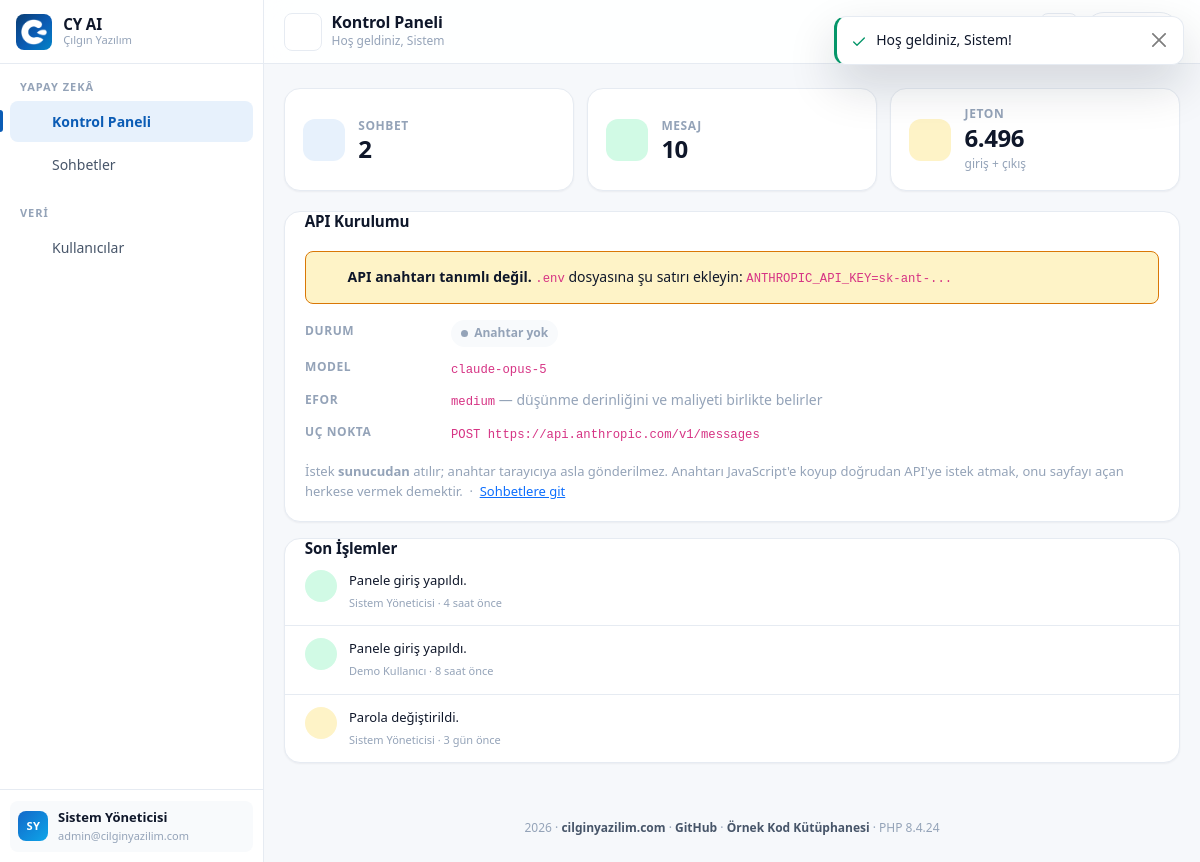
The app's page /dashboard (signed in) with its own data.
### tables this page shows
CREATE TABLE `users` (
  `id`            INT UNSIGNED NOT NULL AUTO_INCREMENT,

  `name`          VARCHAR(150) NOT NULL,
  `surname`       VARCHAR(150) NOT NULL,

   
   
  `email`         VARCHAR(190) NOT NULL,

   
   
   
  `password`      VARCHAR(255) NOT NULL,

   
  `is_active`     TINYINT(1)   NOT NULL DEFAULT 1,

   
   
  `theme`         ENUM('light','dark') NOT NULL DEFAULT 'light',

  `last_login_at` DATETIME     NULL DEFAULT NULL,
  `created_at`    TIMESTAMP    NOT NULL DEFAULT CURRENT_TIMESTAMP,
  `updated_at`    TIMESTAMP    NULL DEFAULT NULL,

  PRIMARY KEY (`id`),

   
   
   
  UNIQUE KEY `uk_users_email` (`email`),

   
   
   
  KEY `idx_users_name`    (`name`),
  KEY `idx_users_surname` (`surname`),
  KEY `idx_users_active`  (`is_active`),
  KEY `idx_users_created` (`created_at`)
);

CREATE TABLE `activity_log` (
  `id`          BIGINT UNSIGNED NOT NULL AUTO_INCREMENT,

   
  `user_id`     INT UNSIGNED NULL DEFAULT NULL,

  `action`      VARCHAR(40)  NOT NULL,
  `description` VARCHAR(255) NOT NULL DEFAULT '',
  `ip`          VARCHAR(45)  NOT NULL DEFAULT '',
  `created_at`  DATETIME     NOT NULL,

  PRIMARY KEY (`id`),
  KEY `idx_log_user`    (`user_id`),
  KEY `idx_log_created` (`created_at`),

   
   
  CONSTRAINT `fk_log_user` FOREIGN KEY (`user_id`)
      REFERENCES `users` (`id`) ON DELETE SET NULL ON UPDATE CASCADE
);

### app/Http/Controller.php (called while the page is built, shortened)
<?php
abstract class Controller
{
    protected function view(string $view, array $data = [], ?string $layout = 'layouts/admin'): void
    {
        View::render($view, $data, $layout);
    }
}

### app/Http/Controllers/DashboardController.php (called while the page is built, shortened)
<?php
final class DashboardController extends Controller
{
    public function index(Request $request): void
    {
        $userId = (int) Auth::id();
        $ai = (new ConversationRepository($this->db))->stats($userId);
        $this->view('dashboard/index', [
            'title'    => 'Kontrol Paneli',
            'subtitle' => 'Hoş geldiniz, ' . (Auth::user()?->name ?? ''),
            'stats' => [
                ['label' => 'Sohbet',  'value' => $ai['conversations'], 'icon' => 'mail'],
                ['label' => 'Mesaj',   'value' => $ai['messages'],      'icon' => 'activity'],
                ['label' => 'Jeton',   'value' => $ai['tokens'],        'icon' => 'upload',
                 'hint'  => 'giriş + çıkış'],
            ],
            'activity' => $this->activity()->latest(8),
        ]);
    }
}

### app/Core/Router.php (called while the page is built, shortened)
<?php
final class Router
{
    private array $routes = [];
    private function add(string $verb, string $path, string $controller, string $method, array $middleware): self
    {
        $this->routes[$verb . ' ' . trim($path, '/')] = [$controller, $method, $middleware];
        return $this;
    }
    public static function currentPath(): string
    {
        $raw = (string) ($_GET['r'] ?? '');
        $clean = preg_replace('#[^a-zA-Z0-9/_-]#', '', $raw) ?? '';
        $clean = trim(preg_replace('#/+#', '/', $clean) ?? '', '/');
        return $clean === '' ? 'home' : $clean;
    }
    public static function basePath(): string
    {
        static $base = null;
        if ($base !== null) {
            return $base;
        }
        $dir = str_replace('\\', '/', dirname((string) ($_SERVER['SCRIPT_NAME'] ?? '/index.php')));
        return $base = ($dir === '/' || $dir === '.') ? '' : rtrim($dir, '/');
    }
    public function dispatch(Request $request): void
    {
        $path = self::currentPath();
        $verb = $request->method() === 'HEAD' ? 'GET' : $request->method();
        $key = $verb . ' ' . $path;
        [$controllerClass, $method, $middleware] = $this->routes[$key];
        $controller = new $controllerClass();
        $controller->{$method}($request);
    }
}

### index.php (called while the page is built, shortened)
<?php
require CY_BASE . '/app/Core/Autoloader.php';
require CY_BASE . '/app/Support/helpers.php';
$request = new Request();
View::share([
    'appName'     => Config::get('app.name'),
    'appBrand'    => Config::get('app.brand'),
    'currentUser' => Auth::user(),
]);
$router = require CY_BASE . '/routes/web.php';
$router->dispatch($request);

### app/Repositories/ActivityRepository.php (called while the page is built, shortened)
<?php
final class ActivityRepository
{
    public function latest(int $limit = 8): array
    {
        $limit = max(1, min($limit, 100));
        $stmt = $this->db->query(
            'SELECT a.id, a.action, a.description, a.ip, a.created_at,
                    u.id AS user_id, u.name, u.surname
               FROM activity_log a
               LEFT JOIN users u ON u.id = a.user_id
              ORDER BY a.created_at DESC, a.id DESC
              LIMIT ' . $limit
        );
        return $stmt->fetchAll();
    }
}

### app/Core/Config.php (called while the page is built, shortened)
<?php
final class Config
{
    private static array $items = [];
    public static function load(string $file): void
    {
        $data = require $file;
        self::$items = is_array($data) ? $data : [];
    }
    public static function get(string $key, mixed $default = null): mixed
    {
        $value = self::$items;
        foreach (explode('.', $key) as $segment) {
            $value = $value[$segment];
        }
        return $value;
    }
}

### app/Repositories/UserRepository.php (called while the page is built, shortened)
<?php
final class UserRepository
{
    public function find(int $id): ?User
    {
        $stmt = $this->db->prepare('SELECT * FROM users WHERE id = :id LIMIT 1');
        $stmt->execute([':id' => $id]);
        $row = $stmt->fetch();
        return $row ? User::fromRow($row) : null;
    }
}

### app/Core/Auth.php (called while the page is built, shortened)
<?php
final class Auth
{
    private static ?User $cached = null;
    private static bool $resolved = false;
    public static function user(): ?User
    {
        if (self::$resolved) {
            return self::$cached;
        }
        self::$resolved = true;
        $id = Session::get(self::SESSION_KEY);
        $user = (new UserRepository(Database::connection()))->find((int) $id);
        return self::$cached = $user;
    }
}

### app/Core/Autoloader.php (called while the page is built, shortened)
<?php
final class Autoloader
{
    public static function register(string $prefix, string $baseDir): void
    {
        $prefix  = rtrim($prefix, '\\') . '\\';
        $baseDir = rtrim($baseDir, '/\\') . DIRECTORY_SEPARATOR;
        spl_autoload_register(static function (string $class) use ($prefix, $baseDir): void {
            $relative = substr($class, strlen($prefix));
            $file = $baseDir . str_replace('\\', DIRECTORY_SEPARATOR, $relative) . '.php';
            $real = realpath($file);
        });
    }
}

### app/Core/Database.php (called while the page is built, shortened)
<?php
final class Database
{
    private static ?PDO $connection = null;
    public static function connection(): PDO
    {
        if (self::$connection instanceof PDO) {
            return self::$connection;
        }
        $dsn = sprintf(
            'mysql:host=%s;port=%d;dbname=%s;charset=%s',
            (string) Config::get('db.host'),
            (int) Config::get('db.port', 3306),
            (string) Config::get('db.name'),
            (string) Config::get('db.charset', 'utf8mb4')
        );
        try {
            self::$connection = new PDO(
                $dsn,
                (string) Config::get('db.user'),
                (string) Config::get('db.pass'),
                [
                    PDO::ATTR_ERRMODE => PDO::ERRMODE_EXCEPTION,
                    PDO::ATTR_DEFAULT_FETCH_MODE => PDO::FETCH_ASSOC,
                    PDO::ATTR_EMULATE_PREPARES => false,
                    PDO::ATTR_PERSISTENT => false,
                ]
            );
        } catch (PDOException $e) {
            error_log('[CY] Veritabani baglanti hatasi: ' . $e->getMessage());
            throw new RuntimeException(
                Config::get('app.debug')
                    ? 'Veritabanı bağlantı hatası: ' . $e->getMessage()
                    : 'Veritabanına bağlanılamadı. Lütfen daha sonra tekrar deneyin.',
                0,
                $e
            );
        }
        return self::$connection;
    }
}

### app/Core/Session.php (called while the page is built, shortened)
<?php
final class Session
{
    public static function get(string $key, mixed $default = null): mixed
    {
        return $_SESSION[$key] ?? $default;
    }
}

### app/Models/User.php (called while the page is built, shortened)
<?php
final class User
{
    public function fullName(): string
    {
        return trim($this->name . ' ' . $this->surname);
    }
    public function initials(): string
    {
        $first = mb_substr($this->name, 0, 1, 'UTF-8');
        $last  = mb_substr($this->surname, 0, 1, 'UTF-8');
        return mb_strtoupper($first . $last, 'UTF-8');
    }
}

### views/dashboard/index.php (the view, shortened to what this page needs)
<?php
$actionStyle = static function (string $action): array {
    return match ($action) {
        'login'            => ['logout', 'success'],
        'logout'           => ['logout', 'info'],
        'login_failed'     => ['alert', 'danger'],
        'password_changed' => ['lock', 'warning'],
        default            => ['activity', 'info'],
    };
};
$tones = ['brand', 'success', 'warning', 'danger'];
?>
<div class="cy-stats">
    <?php foreach ($stats as $index => $stat): ?>
        <div class="cy-stat">
            <span class="cy-stat__icon cy-stat__icon--<?= e($tones[$index % count($tones)]) ?>">
                <?= icon($stat['icon']) ?>
            </span>
            <span>
                <span class="cy-stat__label"><?= e($stat['label']) ?></span>
                <span class="cy-stat__value"><?= number_format((int) $stat['value'], 0, ',', '.') ?></span>
                <?php if (isset($stat['hint'])): ?>
                    <span class="cy-stat__hint"><?= e($stat['hint']) ?></span>
                <?php endif; ?>
            </span>
        </div>
    <?php endforeach; ?>
</div>
<?php if (is_file(CY_BASE . '/views/dashboard/_feature.php')): ?>
    <?php View::partial('dashboard/_feature'); ?>
<?php endif; ?>
<div class="cy-card mt-3">
    <div class="cy-card__head">
        <h2 class="cy-section-title"><?= icon('activity', 'cy-icon cy-icon--sm') ?> Son İşlemler</h2>
    </div>
    <div class="cy-card__body cy-card__body--flush">
        <div class="cy-timeline">
            <?php foreach ($activity as $row): ?>
                <?php [$actionIcon, $tone] = $actionStyle((string) $row['action']); ?>
                <div class="cy-timeline__item">
                    <span class="cy-timeline__icon cy-timeline__icon--<?= e($tone) ?>">
                        <?= icon($actionIcon, 'cy-icon cy-icon--sm') ?>
                    </span>
                    <div class="cy-timeline__body">
                        <p class="cy-timeline__text"><?= e($row['description']) ?></p>
                        <span class="cy-timeline__meta">
                            <?php
                            $who = trim((string) ($row['name'] ?? '') . ' ' . (string) ($row['surname'] ?? ''));
                            ?>
                            <?= e($who !== '' ? $who : 'Bilinmeyen') ?> ·
                            <?= e(human_date((string) $row['created_at'])) ?>
                        </span>
                    </div>
                </div>
            <?php endforeach; ?>
        </div>
    </div>
</div>

### app/Support/helpers.php (shortened to what this page needs)
<?php
if (!function_exists('e')) {
    function e(mixed $value): string
    {
        return htmlspecialchars((string) $value, ENT_QUOTES | ENT_SUBSTITUTE, 'UTF-8');
    }
}
if (!function_exists('url')) {
    function url(string $path = 'dashboard', array $params = []): string
    {
        $path = trim($path, '/');
        $base = App\Core\Router::basePath();
        if (Config::get('app.pretty_urls', false)) {
            $url = $base . '/' . $path;
            return $params === [] ? $url : $url . '?' . http_build_query($params);
        }
        $query = array_merge(['r' => $path === '' ? 'home' : $path], $params);
        return $base . '/index.php?' . http_build_query($query);
    }
}
if (!function_exists('asset')) {
    function asset(string $path): string
    {
        $path = ltrim($path, '/');
        $file = CY_BASE . '/assets/' . $path;
        $version = is_file($file) ? (string) filemtime($file) : '';
        return App\Core\Router::basePath() . '/assets/' . $path
             . ($version !== '' ? '?v=' . $version : '');
    }
}
if (!function_exists('is_route')) {
    function is_route(string $path): bool
    {
        $current = App\Core\Router::currentPath();
        return $current === $path || str_starts_with($current, $path . '/');
    }
}
if (!function_exists('human_date')) {
    function human_date(?string $value): string
    {
        $timestamp = strtotime($value);
        $diff = time() - $timestamp;
        return match (true) {
            $diff < 60        => 'az önce',
            $diff < 3600      => (int) ($diff / 60) . ' dakika önce',
            $diff < 86400     => (int) ($diff / 3600) . ' saat önce',
            $diff < 604800    => (int) ($diff / 86400) . ' gün önce',
            default           => date('d.m.Y H:i', $timestamp),
        };
    }
}
if (!function_exists('icon')) {
    function icon(string $name, string $class = 'cy-icon'): string
    {
        $body = $paths[$name] ?? $paths['alert'];
        return '<svg class="' . e($class) . '" viewBox="0 0 24 24" fill="none" stroke="currentColor"'
             . ' stroke-width="1.8" stroke-linecap="round" stroke-linejoin="round"'
             . ' aria-hidden="true" focusable="false">' . $body . '</svg>';
    }
}

### views/partials/sidebar.php (shortened to what this page needs)
<?php
$user = $currentUser ?? null;
$menu = Config::get('menu', []);
?>
<aside class="cy-sidebar" id="cy_sidebar" aria-label="Ana gezinme">
    <a class="cy-sidebar__brand" href="<?= e(url('dashboard')) ?>">
        <span class="cy-sidebar__logo">
            <img src="<?= e(asset('images/logo.png')) ?>" alt="">
        </span>
        <span class="cy-sidebar__title">
            <strong><?= e($appName ?? '') ?></strong>
            <span><?= e($appBrand ?? 'Çılgın Yazılım') ?></span>
        </span>
    </a>
    <nav class="cy-sidebar__nav">
        <?php foreach ($menu as $group): ?>
            <div class="cy-nav-group">
                <span class="cy-nav-group__label"><?= e($group['label']) ?></span>
                <?php foreach ($group['items'] as $item): ?>
                    <a class="cy-nav-link<?= is_route($item['route']) ? ' is-active' : '' ?>"
                       href="<?= e(url($item['route'])) ?>"
                       data-title="<?= e($item['label']) ?>"
                       <?= is_route($item['route']) ? 'aria-current="page"' : '' ?>>
                        <?= icon($item['icon']) ?>
                        <span class="cy-nav-link__text"><?= e($item['label']) ?></span>
                    </a>
                <?php endforeach; ?>
            </div>
        <?php endforeach; ?>
    </nav>
    <?php if ($user !== null): ?>
        <div class="cy-sidebar__footer">
            <div class="cy-side-user">
                <span class="cy-avatar cy-avatar--sm cy-avatar--initial"><?= e($user->initials()) ?></span>
                <span class="cy-side-user__info">
                    <span class="cy-side-user__name"><?= e($user->fullName()) ?></span>
                    <span class="cy-side-user__role"><?= e($user->email) ?></span>
                </span>
            </div>
        </div>
    <?php endif; ?>
</aside>

### records on screen
users: $user->initials() "SY", $user->fullName() "Sistem Yöneticisi", email "admin@cilginyazilim.com"
activity_log: description "Panele giriş yapıldı.", user.surname "Sistem Yöneticisi", created_at "4 saat önce"
activity_log: description "Panele giriş yapıldı.", user.surname "Demo Kullanıcı", created_at "8 saat önce"
activity_log: description "Parola değiştirildi.", user.surname "Sistem Yöneticisi", created_at "3 gün önce"

### other values on screen
$appName "CY AI"
$appBrand "Çılgın Yazılım"
$group['label'] "YAPAY ZEKÂ"
$item['label'] "Kontrol Paneli"
$item['label'] "Sohbetler"
$group['label'] "VERI"
$item['label'] "Kullanıcılar"
$pageTitle "Kontrol Paneli"
$pageSubtitle "Hoş geldiniz, Sistem"
$stat['label'] "SOHBET"
$stat['value'] "2"
$stat['label'] "MESAJ"
$stat['value'] "10"
$stat['label'] "JETON"
$stat['value'] "6.496"
